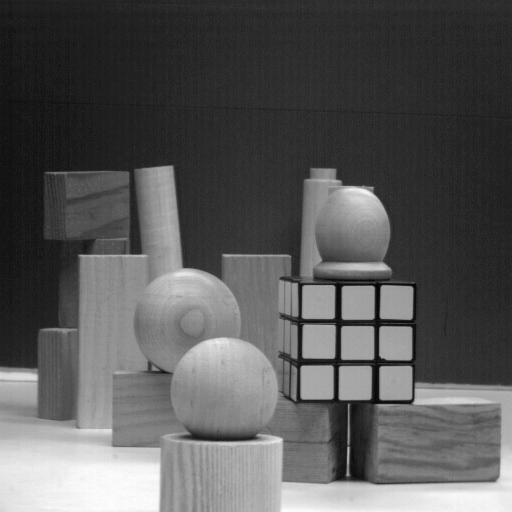
#> input picture proj1-line-detection/hough_images/blocks.png, 512 x 512 px
$ jupyter execute dog.ipynb
#> lines starting #> are read from the running program, lines starting #| are printed output that depends on the picture
# Difference of Gaussians for Edge Detection
Jared Nielsen

[cell 1]
import matplotlib.pyplot as plt
import imageio
import numpy as np
from scipy.ndimage.filters import gaussian_filter

[cell 2]
blocks = imageio.imread('blocks.png')
#> blocks is the input picture: shape (512, 512); min 0, max 255, mean 88.8
plt.imshow(blocks, cmap='gray')
plt.show()

[cell 3]
blurred3 = gaussian_filter(blocks, sigma=7)
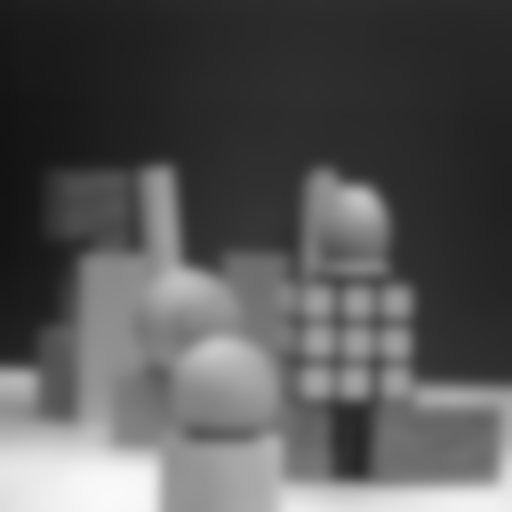
#> blurred3: shape (512, 512); min 19, max 249, mean 87.8
blurred7 = gaussian_filter(blocks, sigma=9)
diff = blurred3 - blurred7
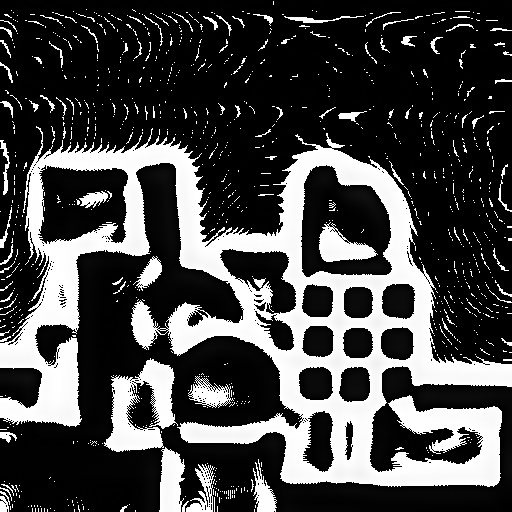
#> diff: shape (512, 512); min 0, max 255, mean 70.2

plt.imshow(blurred3, cmap='gray')
plt.show()

plt.imshow(blurred7, cmap='gray')
plt.show()

plt.imshow(diff, cmap='gray')
plt.show()

$ run again, with proj1-line-detection/hough_images/circles.png copied over proj1-line-detection/hough_images/blocks.png
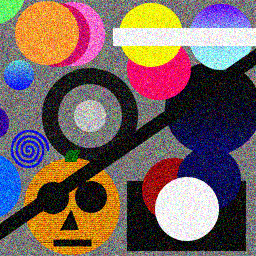
#> input picture proj1-line-detection/hough_images/circles.png, 256 x 256 px
#> blocks is the input picture: shape (256, 256, 3); mean R, G, B 118.8, 98.7, 95.6
#> `blurred3 = gaussian_filter(blocks, sigma=7)`:
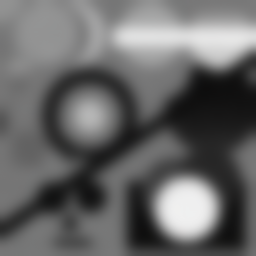
#> blurred3: shape (256, 256, 3); mean R, G, B 102.8, 102.9, 102.9
#> `diff = blurred3 - blurred7`:
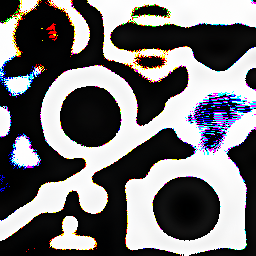
#> diff: shape (256, 256, 3); mean R, G, B 116.5, 115, 117
